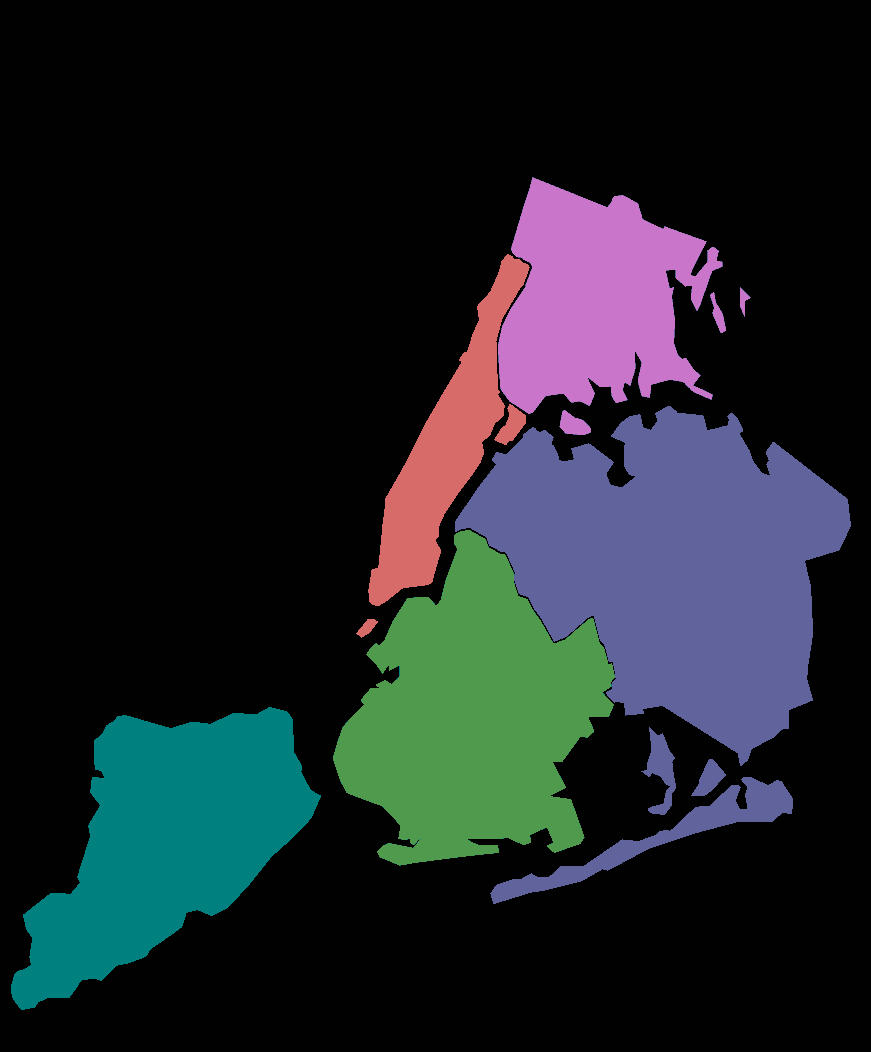
#> input picture serviceprov16/BurroughsIndx.png, 871 x 1052 px
$ python ShowBurrIndx.py
#> lines starting #> are read from the running program, lines starting #| are printed output that depends on the picture
# -*- coding: utf-8 -*-
"""
Created on Fri Nov  6 16:39:57 2015

@author: slehar
"""

import matplotlib.pyplot as plt
import numpy as np
from PIL import Image

fig = plt.Figure()
ax = fig.add_subplot(111)


burrImg = Image.open('BurroughsIndx.png')
#> burrImg is the input picture: PIL image 871x1052 P; mean R, G, B 26.4, 33.5, 36.7

burrIndx = np.array(burrImg.convert('P'))
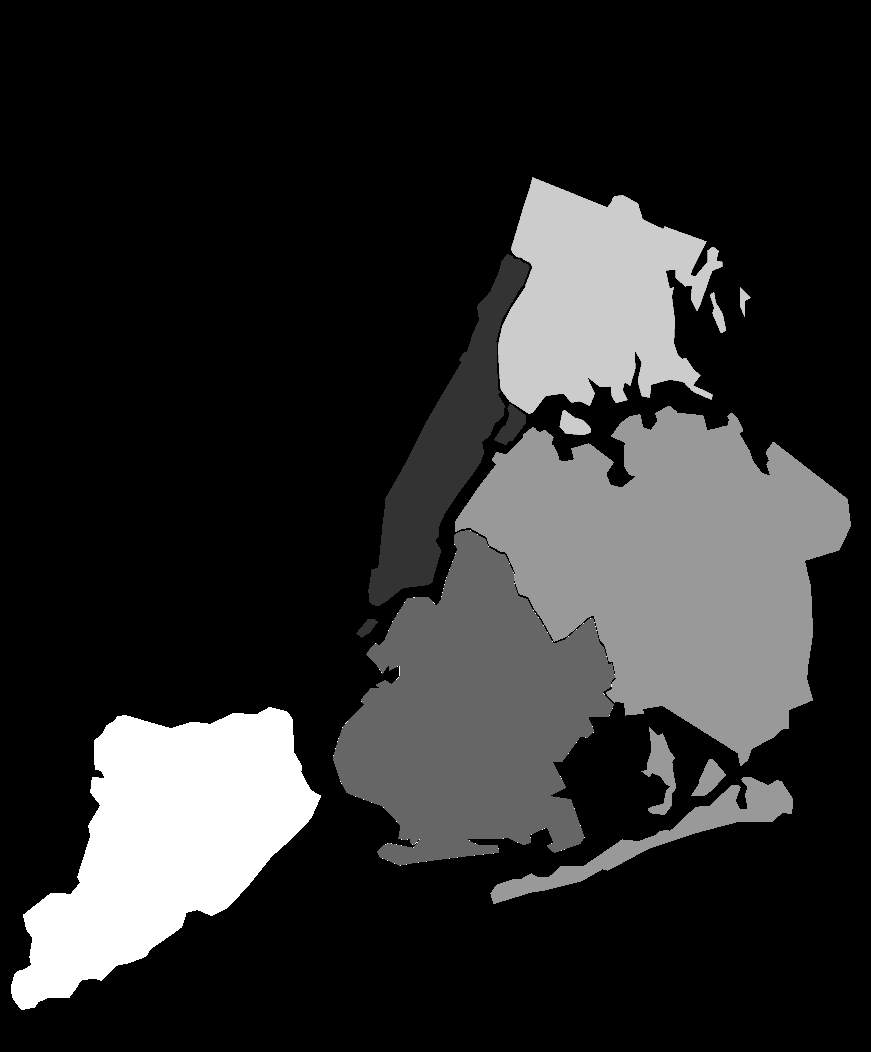
#> burrIndx: shape (1052, 871); min 0, max 5, mean 0.858; drawn with min black and max white

(ySize, xSize) = burrIndx.shape
#> ySize = 1052; xSize = 871


plt.imshow(burrImg)
